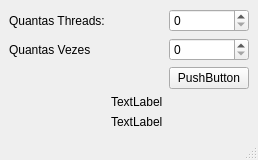
<?xml version="1.0" encoding="UTF-8"?>
<ui version="4.0">
 <class>MainWindow</class>
 <widget class="QMainWindow" name="MainWindow">
  <property name="geometry">
   <rect>
    <x>0</x>
    <y>0</y>
    <width>239</width>
    <height>151</height>
   </rect>
  </property>
  <property name="windowTitle">
   <string>MainWindow</string>
  </property>
  <property name="autoFillBackground">
   <bool>false</bool>
  </property>
  <widget class="QWidget" name="centralwidget">
   <layout class="QGridLayout" name="gridLayout">
    <item row="5" column="1">
     <widget class="QLabel" name="label_2">
      <property name="text">
       <string>TextLabel</string>
      </property>
     </widget>
    </item>
    <item row="1" column="2">
     <widget class="QSpinBox" name="threads"/>
    </item>
    <item row="2" column="2">
     <widget class="QSpinBox" name="numero"/>
    </item>
    <item row="3" column="2">
     <widget class="QPushButton" name="pushButton">
      <property name="text">
       <string>PushButton</string>
      </property>
     </widget>
    </item>
    <item row="6" column="1">
     <widget class="QLabel" name="label_3">
      <property name="text">
       <string>TextLabel</string>
      </property>
     </widget>
    </item>
    <item row="1" column="0">
     <widget class="QLabel" name="label">
      <property name="text">
       <string>Quantas Threads:</string>
      </property>
     </widget>
    </item>
    <item row="2" column="0">
     <widget class="QLabel" name="label_4">
      <property name="text">
       <string>Quantas Vezes</string>
      </property>
     </widget>
    </item>
   </layout>
  </widget>
  <widget class="QStatusBar" name="statusbar"/>
 </widget>
 <resources/>
 <connections/>
</ui>
